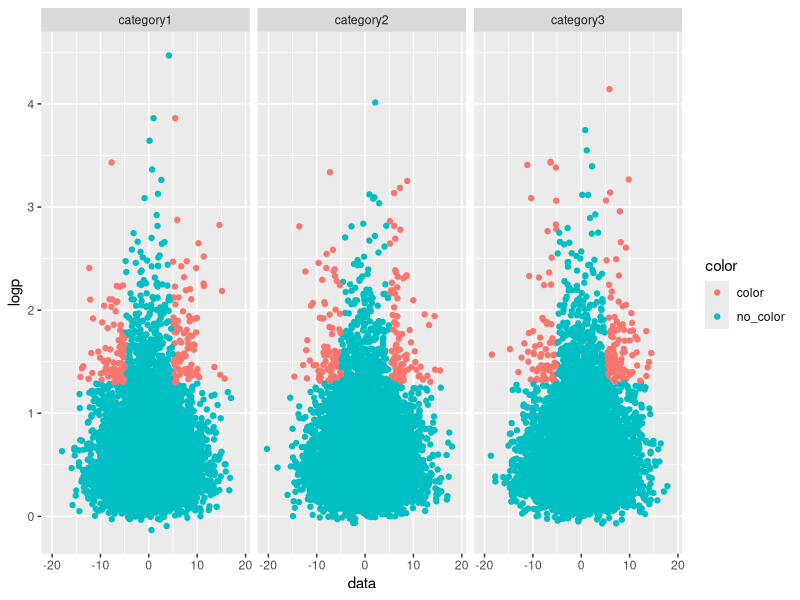
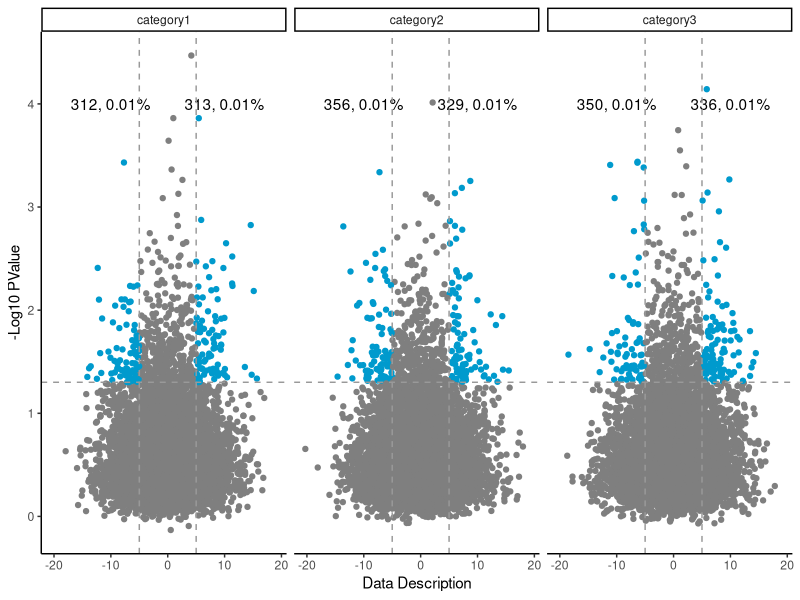

These charts were generated, in order, by the following R code:
## ---- chunk 1
library(tidyverse)

knitr::opts_chunk$set(echo = TRUE)
## ---- chunk 2
### simulate methylation data for demo
tibble(data = rnorm(30000, mean = 0, sd = 5),
       pvalue = rnorm(30000, mean = 0.25, sd = 0.25),
       category = rep(c('category1', 'category2', 'category3'), 
                   each = 10000)) -> fake_data
## ---- chunk 3
### mutate the table for plotting
fake_data %>% 
# add a column indicating whether the data is hypo- or hyper-methylated
  mutate(change = case_when(data <= -5 ~ 'hypo',
                            data >= 5 ~ 'hyper',
                            TRUE ~ 'no_change'),
# add a column indicating whether the data point is "significant"
         sig = ifelse(pvalue <= 0.05, 'sig', 'notsig'),
# log the p values for plotting
         logp = -log10(pvalue),
# add a categorical color column for plotting; points will only be colored if 
# they have changed more than 5% and have significant pvalues
         color = ifelse((change == 'hypo' | change == 'hyper') & sig == 'sig', 
         'color', 'no_color')) -> volc_data
## ---- chunk 4
ggplot(volc_data, aes(x = data, y = logp)) +
  geom_point(aes(color = color)) +
  facet_wrap(~ category)
## ---- chunk 5
#### make a count table for labelling
volc_data %>%
# group by the category, significance, and hypo/hyper/no change, then count "sites"
  group_by(category, sig, change) %>%
  count() %>%
# ungroup so the code won't try to apply everything to groups
  ungroup() %>%
# filter for only significant and changing counts
  filter(sig == 'sig', change != 'no_change') %>%
### add columns for plotting the labels
# the data column sets the x position of the labels; the name needs to be the 
# same as the name of the x-axis variable in the main table; decided on the 
# numbers by looking at the quick volcano plot run in the chunk above
  mutate(data = rep(c(-10, 10), 3),
# the logp column sets the y position of the labels; the name needs to be the 
# same as the name of the y-axis variable in the main table; decided on the 
# numbers by looking at the quick volcano plot run in the chunk above
         logp = rep(4, 6),
# calculate the what percentage the counts are of the total data and round to
# two decimal places
         perc = round((n / nrow(volc_data)), 2),
# add a column with a percent sign, which you'll unite with other columns to 
# make the label column next
         sign = '%') %>%
# combine the count and percent columns, separating by ', ' to form the 
# label/annotation column
  unite(anno, n, perc, sep = ', ') %>%
# add the percent signs onto the annotation column
  unite(anno, anno, sign, sep = '') -> volc_labels
## ---- chunk 6
volc_labels
## ---- chunk 7
  ggplot(volc_data, aes(x = data, y = logp)) +
    geom_point(aes(color = color)) +
    scale_color_manual(values = c('deepskyblue3', 'grey50')) +
# you need to use data = table_name here to specify you're using other data than
# in the main ggplot call; you also need to add the label column as an aesthetic
    geom_text(data = volc_labels, aes(label = anno)) +
    geom_hline(yintercept = -log10(0.05), 
               linetype = 'dashed', color = 'grey60') +
    geom_vline(xintercept = c(-5, 5),
               linetype = 'dashed', color = 'grey60') +
    facet_wrap(~ category) +
    labs(x = 'Data Description', y = '-Log10 PValue') +
    theme_classic() +
    theme(legend.position = 'none')
